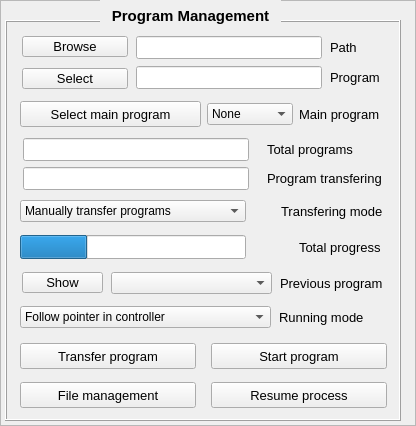
   <widget class="QFrame" name="frame_7">
    <property name="geometry">
     <rect>
      <x>315</x>
      <y>10</y>
      <width>416</width>
      <height>426</height>
     </rect>
    </property>
    <property name="frameShape">
     <enum>QFrame::StyledPanel</enum>
    </property>
    <property name="frameShadow">
     <enum>QFrame::Raised</enum>
    </property>
    <widget class="QFrame" name="frame_11">
     <property name="geometry">
      <rect>
       <x>5</x>
       <y>20</y>
       <width>396</width>
       <height>401</height>
      </rect>
     </property>
     <property name="frameShape">
      <enum>QFrame::Box</enum>
     </property>
     <property name="frameShadow">
      <enum>QFrame::Raised</enum>
     </property>
     <widget class="QWidget" name="layoutWidget">
      <property name="geometry">
       <rect>
        <x>15</x>
        <y>15</y>
        <width>363</width>
        <height>56</height>
       </rect>
      </property>
      <layout class="QHBoxLayout" name="horizontalLayout_10">
       <item>
        <layout class="QVBoxLayout" name="verticalLayout_18">
         <property name="spacing">
          <number>10</number>
         </property>
         <item>
          <widget class="QPushButton" name="path_browse">
           <property name="minimumSize">
            <size>
             <width>106</width>
             <height>21</height>
            </size>
           </property>
           <property name="maximumSize">
            <size>
             <width>106</width>
             <height>21</height>
            </size>
           </property>
           <property name="font">
            <font>
             <pointsize>10</pointsize>
            </font>
           </property>
           <property name="text">
            <string>Browse</string>
           </property>
          </widget>
         </item>
         <item>
          <widget class="QPushButton" name="select_single_program">
           <property name="enabled">
            <bool>true</bool>
           </property>
           <property name="minimumSize">
            <size>
             <width>106</width>
             <height>21</height>
            </size>
           </property>
           <property name="maximumSize">
            <size>
             <width>106</width>
             <height>21</height>
            </size>
           </property>
           <property name="font">
            <font>
             <pointsize>10</pointsize>
            </font>
           </property>
           <property name="text">
            <string>Select</string>
           </property>
          </widget>
         </item>
        </layout>
       </item>
       <item>
        <layout class="QVBoxLayout" name="verticalLayout_16">
         <item>
          <widget class="QLineEdit" name="path">
           <property name="minimumSize">
            <size>
             <width>186</width>
             <height>21</height>
            </size>
           </property>
           <property name="maximumSize">
            <size>
             <width>186</width>
             <height>23</height>
            </size>
           </property>
           <property name="font">
            <font>
             <pointsize>10</pointsize>
            </font>
           </property>
           <property name="tabletTracking">
            <bool>true</bool>
           </property>
           <property name="maxLength">
            <number>255</number>
           </property>
          </widget>
         </item>
         <item>
          <widget class="QLineEdit" name="program_selected">
           <property name="minimumSize">
            <size>
             <width>186</width>
             <height>21</height>
            </size>
           </property>
           <property name="maximumSize">
            <size>
             <width>186</width>
             <height>23</height>
            </size>
           </property>
           <property name="font">
            <font>
             <pointsize>10</pointsize>
            </font>
           </property>
           <property name="text">
            <string/>
           </property>
           <property name="maxLength">
            <number>255</number>
           </property>
           <property name="alignment">
            <set>Qt::AlignLeading|Qt::AlignLeft|Qt::AlignVCenter</set>
           </property>
           <property name="readOnly">
            <bool>true</bool>
           </property>
          </widget>
         </item>
        </layout>
       </item>
       <item>
        <layout class="QVBoxLayout" name="verticalLayout_17">
         <item>
          <widget class="QLabel" name="path_label">
           <property name="minimumSize">
            <size>
             <width>51</width>
             <height>23</height>
            </size>
           </property>
           <property name="maximumSize">
            <size>
             <width>51</width>
             <height>23</height>
            </size>
           </property>
           <property name="font">
            <font>
             <pointsize>10</pointsize>
            </font>
           </property>
           <property name="text">
            <string>Path</string>
           </property>
           <property name="alignment">
            <set>Qt::AlignLeading|Qt::AlignLeft|Qt::AlignVCenter</set>
           </property>
          </widget>
         </item>
         <item>
          <widget class="QLabel" name="job_list_label">
           <property name="minimumSize">
            <size>
             <width>51</width>
             <height>23</height>
            </size>
           </property>
           <property name="maximumSize">
            <size>
             <width>51</width>
             <height>23</height>
            </size>
           </property>
           <property name="font">
            <font>
             <pointsize>10</pointsize>
            </font>
           </property>
           <property name="text">
            <string>Program</string>
           </property>
           <property name="alignment">
            <set>Qt::AlignLeading|Qt::AlignLeft|Qt::AlignVCenter</set>
           </property>
          </widget>
         </item>
        </layout>
       </item>
      </layout>
     </widget>
     <widget class="QWidget" name="layoutWidget">
      <property name="geometry">
       <rect>
        <x>15</x>
        <y>80</y>
        <width>366</width>
        <height>28</height>
       </rect>
      </property>
      <layout class="QHBoxLayout" name="horizontalLayout_11">
       <item>
        <widget class="QPushButton" name="select_main_program">
         <property name="minimumSize">
          <size>
           <width>181</width>
           <height>24</height>
          </size>
         </property>
         <property name="maximumSize">
          <size>
           <width>181</width>
           <height>26</height>
          </size>
         </property>
         <property name="font">
          <font>
           <pointsize>10</pointsize>
          </font>
         </property>
         <property name="text">
          <string>Select main program</string>
         </property>
        </widget>
       </item>
       <item>
        <widget class="QComboBox" name="main_program_existence">
         <property name="minimumSize">
          <size>
           <width>71</width>
           <height>21</height>
          </size>
         </property>
         <property name="maximumSize">
          <size>
           <width>86</width>
           <height>22</height>
          </size>
         </property>
         <property name="layoutDirection">
          <enum>Qt::LeftToRight</enum>
         </property>
         <item>
          <property name="text">
           <string>None</string>
          </property>
         </item>
         <item>
          <property name="text">
           <string>Included</string>
          </property>
         </item>
        </widget>
       </item>
       <item>
        <widget class="QLabel" name="label_7">
         <property name="minimumSize">
          <size>
           <width>85</width>
           <height>26</height>
          </size>
         </property>
         <property name="maximumSize">
          <size>
           <width>85</width>
           <height>26</height>
          </size>
         </property>
         <property name="font">
          <font>
           <pointsize>10</pointsize>
          </font>
         </property>
         <property name="text">
          <string>Main program</string>
         </property>
         <property name="alignment">
          <set>Qt::AlignLeading|Qt::AlignLeft|Qt::AlignVCenter</set>
         </property>
        </widget>
       </item>
      </layout>
     </widget>
     <widget class="QWidget" name="layoutWidget">
      <property name="geometry">
       <rect>
        <x>15</x>
        <y>180</y>
        <width>366</width>
        <height>24</height>
       </rect>
      </property>
      <layout class="QHBoxLayout" name="horizontalLayout_13">
       <property name="spacing">
        <number>35</number>
       </property>
       <property name="sizeConstraint">
        <enum>QLayout::SetMinAndMaxSize</enum>
       </property>
       <item>
        <widget class="QComboBox" name="transferring_mode">
         <property name="enabled">
          <bool>true</bool>
         </property>
         <property name="minimumSize">
          <size>
           <width>226</width>
           <height>22</height>
          </size>
         </property>
         <property name="maximumSize">
          <size>
           <width>226</width>
           <height>22</height>
          </size>
         </property>
         <property name="layoutDirection">
          <enum>Qt::LeftToRight</enum>
         </property>
         <property name="maxVisibleItems">
          <number>50</number>
         </property>
         <property name="iconSize">
          <size>
           <width>16</width>
           <height>16</height>
          </size>
         </property>
         <item>
          <property name="text">
           <string>Manually transfer programs</string>
          </property>
         </item>
         <item>
          <property name="text">
           <string>Automatically transfer programs</string>
          </property>
         </item>
         <item>
          <property name="text">
           <string>Automatically transfer and run programs</string>
          </property>
         </item>
         <item>
          <property name="text">
           <string>Transfer and run from pointer</string>
          </property>
         </item>
        </widget>
       </item>
       <item>
        <widget class="QLabel" name="transfering_mode_label">
         <property name="minimumSize">
          <size>
           <width>103</width>
           <height>22</height>
          </size>
         </property>
         <property name="maximumSize">
          <size>
           <width>103</width>
           <height>22</height>
          </size>
         </property>
         <property name="font">
          <font>
           <pointsize>10</pointsize>
          </font>
         </property>
         <property name="text">
          <string>Transfering mode</string>
         </property>
         <property name="alignment">
          <set>Qt::AlignLeading|Qt::AlignLeft|Qt::AlignVCenter</set>
         </property>
        </widget>
       </item>
      </layout>
     </widget>
     <widget class="QWidget" name="layoutWidget">
      <property name="geometry">
       <rect>
        <x>15</x>
        <y>215</y>
        <width>366</width>
        <height>26</height>
       </rect>
      </property>
      <layout class="QHBoxLayout" name="horizontalLayout_14">
       <property name="spacing">
        <number>53</number>
       </property>
       <property name="sizeConstraint">
        <enum>QLayout::SetMinAndMaxSize</enum>
       </property>
       <item>
        <widget class="QProgressBar" name="total_progess_bar">
         <property name="minimumSize">
          <size>
           <width>226</width>
           <height>24</height>
          </size>
         </property>
         <property name="maximumSize">
          <size>
           <width>226</width>
           <height>24</height>
          </size>
         </property>
         <property name="layoutDirection">
          <enum>Qt::LeftToRight</enum>
         </property>
         <property name="autoFillBackground">
          <bool>false</bool>
         </property>
         <property name="value">
          <number>30</number>
         </property>
         <property name="textVisible">
          <bool>false</bool>
         </property>
         <property name="orientation">
          <enum>Qt::Horizontal</enum>
         </property>
         <property name="invertedAppearance">
          <bool>false</bool>
         </property>
         <property name="textDirection">
          <enum>QProgressBar::TopToBottom</enum>
         </property>
        </widget>
       </item>
       <item>
        <widget class="QLabel" name="total_progess_label">
         <property name="minimumSize">
          <size>
           <width>85</width>
           <height>24</height>
          </size>
         </property>
         <property name="maximumSize">
          <size>
           <width>85</width>
           <height>24</height>
          </size>
         </property>
         <property name="font">
          <font>
           <pointsize>10</pointsize>
          </font>
         </property>
         <property name="text">
          <string>Total progress</string>
         </property>
         <property name="alignment">
          <set>Qt::AlignLeading|Qt::AlignLeft|Qt::AlignVCenter</set>
         </property>
        </widget>
       </item>
      </layout>
     </widget>
     <widget class="QWidget" name="layoutWidget">
      <property name="geometry">
       <rect>
        <x>15</x>
        <y>250</y>
        <width>367</width>
        <height>26</height>
       </rect>
      </property>
      <layout class="QHBoxLayout" name="horizontalLayout_16">
       <item>
        <layout class="QHBoxLayout" name="horizontalLayout_15">
         <property name="spacing">
          <number>8</number>
         </property>
         <item>
          <widget class="QPushButton" name="restore">
           <property name="enabled">
            <bool>true</bool>
           </property>
           <property name="minimumSize">
            <size>
             <width>81</width>
             <height>21</height>
            </size>
           </property>
           <property name="maximumSize">
            <size>
             <width>81</width>
             <height>21</height>
            </size>
           </property>
           <property name="font">
            <font>
             <pointsize>10</pointsize>
            </font>
           </property>
           <property name="text">
            <string>Show</string>
           </property>
          </widget>
         </item>
         <item>
          <widget class="QComboBox" name="program_backup">
           <property name="minimumSize">
            <size>
             <width>161</width>
             <height>21</height>
            </size>
           </property>
           <property name="maximumSize">
            <size>
             <width>161</width>
             <height>22</height>
            </size>
           </property>
           <property name="layoutDirection">
            <enum>Qt::LeftToRight</enum>
           </property>
          </widget>
         </item>
         <item>
          <widget class="QLabel" name="previsou_program_label">
           <property name="minimumSize">
            <size>
             <width>105</width>
             <height>22</height>
            </size>
           </property>
           <property name="maximumSize">
            <size>
             <width>105</width>
             <height>22</height>
            </size>
           </property>
           <property name="font">
            <font>
             <pointsize>10</pointsize>
            </font>
           </property>
           <property name="text">
            <string>Previous program</string>
           </property>
           <property name="alignment">
            <set>Qt::AlignLeading|Qt::AlignLeft|Qt::AlignVCenter</set>
           </property>
          </widget>
         </item>
        </layout>
       </item>
      </layout>
     </widget>
     <widget class="QWidget" name="layoutWidget">
      <property name="geometry">
       <rect>
        <x>15</x>
        <y>320</y>
        <width>369</width>
        <height>71</height>
       </rect>
      </property>
      <layout class="QGridLayout" name="gridLayout">
       <property name="horizontalSpacing">
        <number>15</number>
       </property>
       <property name="verticalSpacing">
        <number>10</number>
       </property>
       <item row="0" column="0">
        <widget class="QPushButton" name="transfer_program">
         <property name="minimumSize">
          <size>
           <width>176</width>
           <height>26</height>
          </size>
         </property>
         <property name="maximumSize">
          <size>
           <width>176</width>
           <height>26</height>
          </size>
         </property>
         <property name="sizeIncrement">
          <size>
           <width>0</width>
           <height>0</height>
          </size>
         </property>
         <property name="font">
          <font>
           <pointsize>10</pointsize>
          </font>
         </property>
         <property name="styleSheet">
          <string notr="true">QPushButton{
	
}</string>
         </property>
         <property name="text">
          <string>Transfer program</string>
         </property>
        </widget>
       </item>
       <item row="1" column="1">
        <widget class="QPushButton" name="resume_running">
         <property name="minimumSize">
          <size>
           <width>176</width>
           <height>26</height>
          </size>
         </property>
         <property name="maximumSize">
          <size>
           <width>176</width>
           <height>26</height>
          </size>
         </property>
         <property name="sizeIncrement">
          <size>
           <width>0</width>
           <height>0</height>
          </size>
         </property>
         <property name="font">
          <font>
           <pointsize>10</pointsize>
          </font>
         </property>
         <property name="styleSheet">
          <string notr="true">QPushButton{
	
}</string>
         </property>
         <property name="text">
          <string>Resume process</string>
         </property>
        </widget>
       </item>
       <item row="0" column="1">
        <widget class="QPushButton" name="start_program">
         <property name="minimumSize">
          <size>
           <width>176</width>
           <height>26</height>
          </size>
         </property>
         <property name="maximumSize">
          <size>
           <width>176</width>
           <height>26</height>
          </size>
         </property>
         <property name="sizeIncrement">
          <size>
           <width>0</width>
           <height>0</height>
          </size>
         </property>
         <property name="font">
          <font>
           <pointsize>10</pointsize>
          </font>
         </property>
         <property name="styleSheet">
          <string notr="true">QPushButton{
	
}</string>
         </property>
         <property name="text">
          <string>Start program</string>
         </property>
        </widget>
       </item>
       <item row="1" column="0">
        <widget class="QPushButton" name="RoboDK">
         <property name="minimumSize">
          <size>
           <width>176</width>
           <height>26</height>
          </size>
         </property>
         <property name="maximumSize">
          <size>
           <width>176</width>
           <height>26</height>
          </size>
         </property>
         <property name="sizeIncrement">
          <size>
           <width>0</width>
           <height>0</height>
          </size>
         </property>
         <property name="font">
          <font>
           <pointsize>10</pointsize>
          </font>
         </property>
         <property name="styleSheet">
          <string notr="true">QPushButton{
	
}</string>
         </property>
         <property name="text">
          <string>File management</string>
         </property>
        </widget>
       </item>
      </layout>
     </widget>
     <widget class="QWidget" name="layoutWidget">
      <property name="geometry">
       <rect>
        <x>16</x>
        <y>116</y>
        <width>366</width>
        <height>56</height>
       </rect>
      </property>
      <layout class="QHBoxLayout" name="horizontalLayout_12">
       <property name="spacing">
        <number>16</number>
       </property>
       <item>
        <layout class="QVBoxLayout" name="verticalLayout_19">
         <property name="spacing">
          <number>4</number>
         </property>
         <item>
          <widget class="QLineEdit" name="no_program">
           <property name="minimumSize">
            <size>
             <width>226</width>
             <height>21</height>
            </size>
           </property>
           <property name="maximumSize">
            <size>
             <width>226</width>
             <height>23</height>
            </size>
           </property>
           <property name="font">
            <font>
             <pointsize>10</pointsize>
            </font>
           </property>
           <property name="text">
            <string/>
           </property>
           <property name="maxLength">
            <number>20</number>
           </property>
           <property name="alignment">
            <set>Qt::AlignCenter</set>
           </property>
           <property name="readOnly">
            <bool>true</bool>
           </property>
          </widget>
         </item>
         <item>
          <widget class="QLineEdit" name="program_transfering">
           <property name="minimumSize">
            <size>
             <width>226</width>
             <height>21</height>
            </size>
           </property>
           <property name="maximumSize">
            <size>
             <width>226</width>
             <height>23</height>
            </size>
           </property>
           <property name="font">
            <font>
             <pointsize>10</pointsize>
            </font>
           </property>
           <property name="text">
            <string/>
           </property>
           <property name="maxLength">
            <number>255</number>
           </property>
           <property name="alignment">
            <set>Qt::AlignCenter</set>
           </property>
           <property name="readOnly">
            <bool>true</bool>
           </property>
          </widget>
         </item>
        </layout>
       </item>
       <item>
        <layout class="QVBoxLayout" name="verticalLayout_20">
         <property name="spacing">
          <number>5</number>
         </property>
         <item>
          <widget class="QLabel" name="no_program_label">
           <property name="minimumSize">
            <size>
             <width>118</width>
             <height>24</height>
            </size>
           </property>
           <property name="maximumSize">
            <size>
             <width>118</width>
             <height>24</height>
            </size>
           </property>
           <property name="font">
            <font>
             <pointsize>10</pointsize>
            </font>
           </property>
           <property name="text">
            <string>Total programs</string>
           </property>
           <property name="alignment">
            <set>Qt::AlignLeading|Qt::AlignLeft|Qt::AlignVCenter</set>
           </property>
          </widget>
         </item>
         <item>
          <widget class="QLabel" name="program_transfering_label">
           <property name="minimumSize">
            <size>
             <width>118</width>
             <height>23</height>
            </size>
           </property>
           <property name="maximumSize">
            <size>
             <width>118</width>
             <height>23</height>
            </size>
           </property>
           <property name="font">
            <font>
             <pointsize>10</pointsize>
            </font>
           </property>
           <property name="text">
            <string>Program transfering</string>
           </property>
           <property name="alignment">
            <set>Qt::AlignLeading|Qt::AlignLeft|Qt::AlignVCenter</set>
           </property>
          </widget>
         </item>
        </layout>
       </item>
      </layout>
     </widget>
     <widget class="QWidget" name="layoutWidget">
      <property name="geometry">
       <rect>
        <x>15</x>
        <y>285</y>
        <width>366</width>
        <height>24</height>
       </rect>
      </property>
      <layout class="QHBoxLayout" name="horizontalLayout_17">
       <property name="spacing">
        <number>8</number>
       </property>
       <item>
        <widget class="QComboBox" name="running_mode">
         <property name="enabled">
          <bool>true</bool>
         </property>
         <property name="minimumSize">
          <size>
           <width>251</width>
           <height>22</height>
          </size>
         </property>
         <property name="maximumSize">
          <size>
           <width>251</width>
           <height>22</height>
          </size>
         </property>
         <property name="layoutDirection">
          <enum>Qt::LeftToRight</enum>
         </property>
         <property name="maxVisibleItems">
          <number>50</number>
         </property>
         <property name="iconSize">
          <size>
           <width>16</width>
           <height>16</height>
          </size>
         </property>
         <item>
          <property name="text">
           <string>Follow pointer in controller</string>
          </property>
         </item>
         <item>
          <property name="text">
           <string>Follow pointer in previous program</string>
          </property>
         </item>
        </widget>
       </item>
       <item>
        <widget class="QLabel" name="running_mode_label">
         <property name="minimumSize">
          <size>
           <width>105</width>
           <height>22</height>
          </size>
         </property>
         <property name="maximumSize">
          <size>
           <width>105</width>
           <height>22</height>
          </size>
         </property>
         <property name="font">
          <font>
           <pointsize>10</pointsize>
          </font>
         </property>
         <property name="text">
          <string>Running mode</string>
         </property>
         <property name="alignment">
          <set>Qt::AlignLeading|Qt::AlignLeft|Qt::AlignVCenter</set>
         </property>
        </widget>
       </item>
      </layout>
     </widget>
    </widget>
    <widget class="QLabel" name="table2">
     <property name="geometry">
      <rect>
       <x>100</x>
       <y>0</y>
       <width>181</width>
       <height>31</height>
      </rect>
     </property>
     <property name="minimumSize">
      <size>
       <width>181</width>
       <height>31</height>
      </size>
     </property>
     <property name="maximumSize">
      <size>
       <width>181</width>
       <height>31</height>
      </size>
     </property>
     <property name="font">
      <font>
       <pointsize>11</pointsize>
       <bold>true</bold>
      </font>
     </property>
     <property name="autoFillBackground">
      <bool>true</bool>
     </property>
     <property name="text">
      <string>Program Management</string>
     </property>
     <property name="alignment">
      <set>Qt::AlignCenter</set>
     </property>
    </widget>
   </widget>
